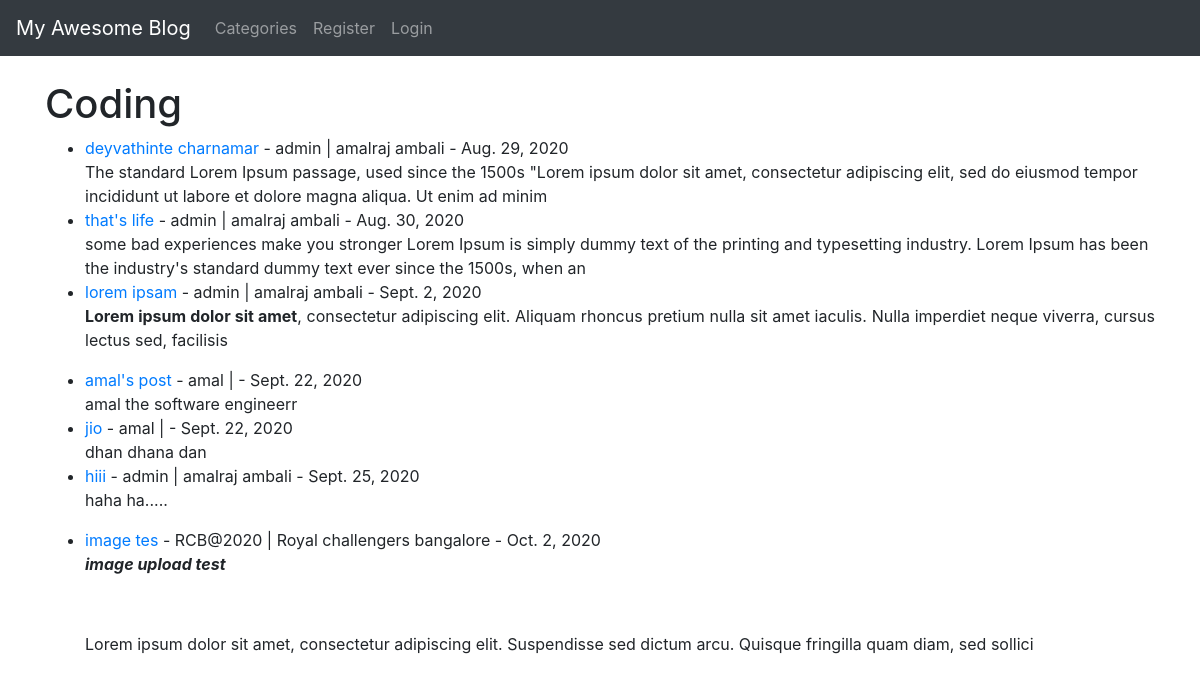
The app's page /category/coding/, older data.
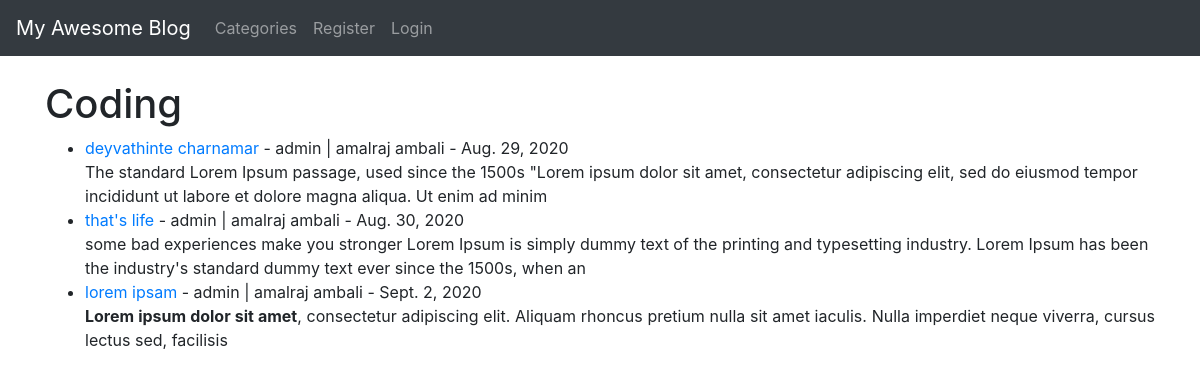
The same page, newer data.
### theblog/models.py (models this page shows, shortened)
class Post(models.Model):
    title = models.CharField(max_length=255)
    header_image = models.ImageField(null=True, blank=True, upload_to="images/")
    title_tag = models.CharField(max_length=255)
    author = models.ForeignKey(User,on_delete=models.CASCADE)  # user account delete cheythal athil ulla blogs okke delete avum
    body = RichTextField(blank=True, null=True)
    post_date = models.DateField(auto_now_add=True)
    category = models.CharField(max_length=255, default='coding')
    snippet = models.CharField(max_length=255)
    likes = models.ManyToManyField(User, related_name='blog_posts')

### theblog/views.py (the view)
# urls.py: path('category/<str:cats>/', CategoryView, name='category'),
def CategoryView(request, cats):
    category_posts = Post.objects.filter(category=cats.replace('-', ' '))  # searching for the category thats is placed in the cats
    return render(request, 'categories.html',
                  {'cats': cats.title().replace('-', ' '), 'category_posts': category_posts}) #passing the things into variable thats is to be called from webpage  html

### theblog/templates/categories.html (shortened to what this page needs)
<!DOCTYPE html>
{% extends 'base.html' %}
{% block content %}
{% if category_posts %}
    <h1>{{ cats }} </h1>
    <ul>
    {% for post in category_posts %}
        <li>
            <a href="{%url 'article-detail' pk=post.pk %}"> {{ post.title }} </a>
              - {{ post.author }} |
            {{ post.author.first_name }}
            {{ post.author.last_name }}
              - {{post.post_date}}
            <br>
            {{ post.body|slice:":200"|safe }}
        </li>
    {% endfor %}
    </ul>
{% else %}
    <h2>sorry the page does not exit</h2>
{% endif %}
{% endblock %}

Row changes from the older to the newer data that the page shows:
removed Post: title "amal's post", author "amal", post_date "Sept. 22, 2020", body "amal the software engineerr"
removed Post: title "jio", author "amal", post_date "Sept. 22, 2020", body "dhan dhana dan"
removed Post: title "hiii", author "admin", author.first_name "amalraj", author.last_name "ambali", post_date "Sept. 25, 2020", body "haha ha....."
removed Post: title "image tes", author "RCB@2020", author.first_name "Royal", author.last_name "challengers bangalore", post_date "Oct. 2, 2020", body "image upload test Lorem ipsum dolor sit amet, consectetur adipiscing elit. Suspendisse sed dictum arcu. Quisque fringilla quam diam, sed sollici"
